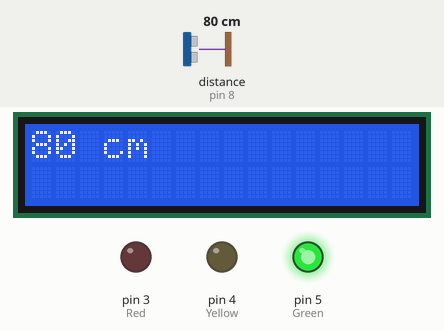
Recording of a sketch running on a simulated Arduino Uno, built with avr-gcc and run on an emulated ATmega328P. Parts: 16×2 character LCD, output pins drawn as LEDs (lit = HIGH). Wiring (from diagram.json): ultrasonic range finder: trigger pin 7; echo pin 8. The test bench sets the inputs (shaded band); at power-on: distance to the obstacle (sensor on pin 8) 80 cm. The echo pulse lasts 58.3 µs per cm; pins used as bus, display or sensor lines are not drawn; what the sketch prints to the serial monitor is not drawn.

Above: at 1.2 s.
1.3 s: distance to the obstacle (sensor on pin 8) set to 2 cm
At 3.6 s:
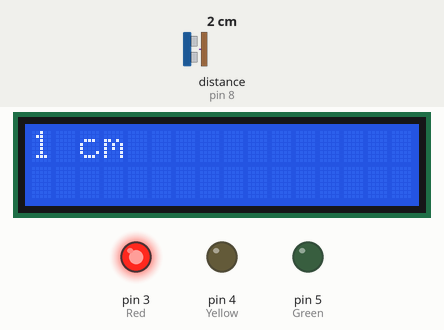
5.6 s: distance to the obstacle (sensor on pin 8) set to 9 cm
At 8.0 s:
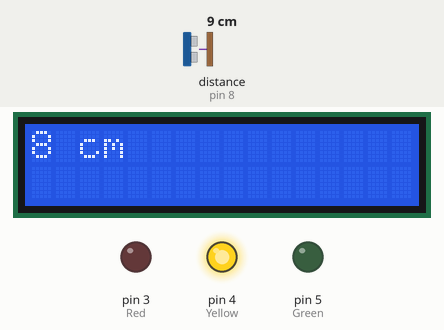
8.3 s: distance to the obstacle (sensor on pin 8) set to 4 cm
At 10.5 s:
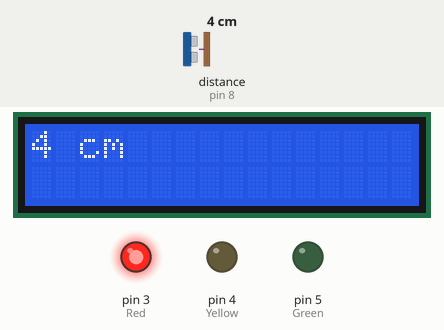
Timing chart, 0 to 12.0 s (numbered marks = the images above; inputs shaded):
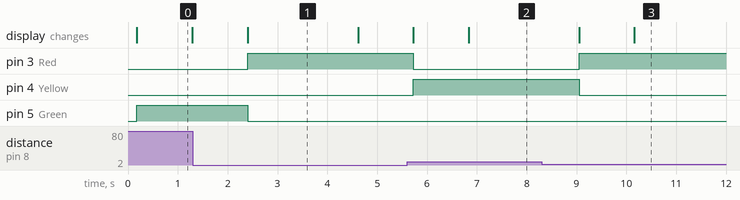

Measured:
- after the input at 1.3 s, pin 3 (Red): LOW → HIGH after 1.1 s; pin 5 (Green): HIGH → LOW after 1.1 s; the display: changes after 1.1 s (image 1)
- after the input at 5.6 s, pin 3 (Red): HIGH → LOW after 0.13 s; pin 4 (Yellow): LOW → HIGH after 0.13 s; the display: first changes after 0.13 s (image 2 shows a later state)
- after the input at 8.3 s, pin 3 (Red): LOW → HIGH after 0.75 s; pin 4 (Yellow): HIGH → LOW after 0.75 s; the display: first changes after 0.75 s (image 3 shows a later state)
- what the display in image 0 shows lasts 1.1 s, from 0.2 s to 1.3 s
- what the display in image 1 shows lasts 2.2 s, from 2.4 s to 4.6 s

The sketch:

sketch.ino
```cpp
#include <Wire.h>
#include <LiquidCrystal_I2C.h>

const int triggerPin = 7;
const int echoPin = 8;
const int Red = 3;
const int Yellow = 4;
const int Green = 5;

LiquidCrystal_I2C lcd(0x27, 16, 2);

long bacaJarak(int triggerPin, int echoPin) {
  digitalWrite(triggerPin, LOW);
  delayMicroseconds(2);
  digitalWrite(triggerPin, HIGH);
  delayMicroseconds(10);
  digitalWrite(triggerPin, LOW);
  delayMicroseconds(2);  // Add a short delay

  long duration = pulseIn(echoPin, HIGH);
  long jarak = (duration * 0.0343) / 2;
  return jarak;
}

void setup() {
  pinMode(triggerPin, OUTPUT);
  pinMode(echoPin, INPUT);
  pinMode(Red, OUTPUT);
  pinMode(Yellow, OUTPUT);
  pinMode(Green, OUTPUT);

  lcd.init();
  lcd.backlight();
  Serial.begin(9600);
}

void loop() {
  int cm = bacaJarak(triggerPin, echoPin);
  Serial.print(cm);
  Serial.println(" cm");
  delay(100);

  lcd.clear();
  lcd.setCursor(0, 0);
  lcd.print(cm);
  lcd.print(" cm");

  if (cm > 15) {
    digitalWrite(Green, HIGH);
    digitalWrite(Yellow, LOW);
    digitalWrite(Red, LOW);
  } else if (cm >= 5 && cm <= 15) {
    digitalWrite(Green, LOW);
    digitalWrite(Yellow, HIGH);
    digitalWrite(Red, LOW);
  } else if (cm < 5) {
    digitalWrite(Green, LOW);
    digitalWrite(Yellow, LOW);
    digitalWrite(Red, HIGH);
  }

  delay(1000);
}
```
